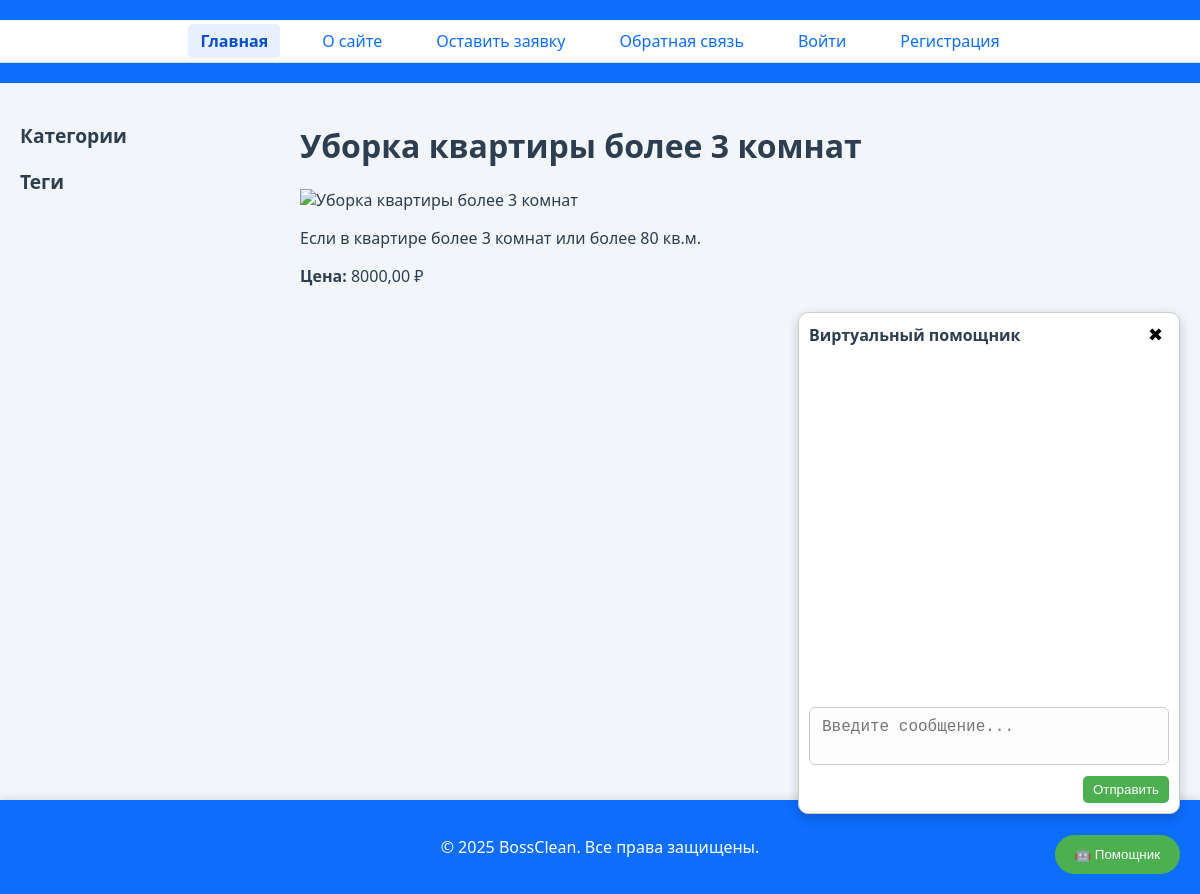
The page /services/slug-4/ on the database as committed earlier.
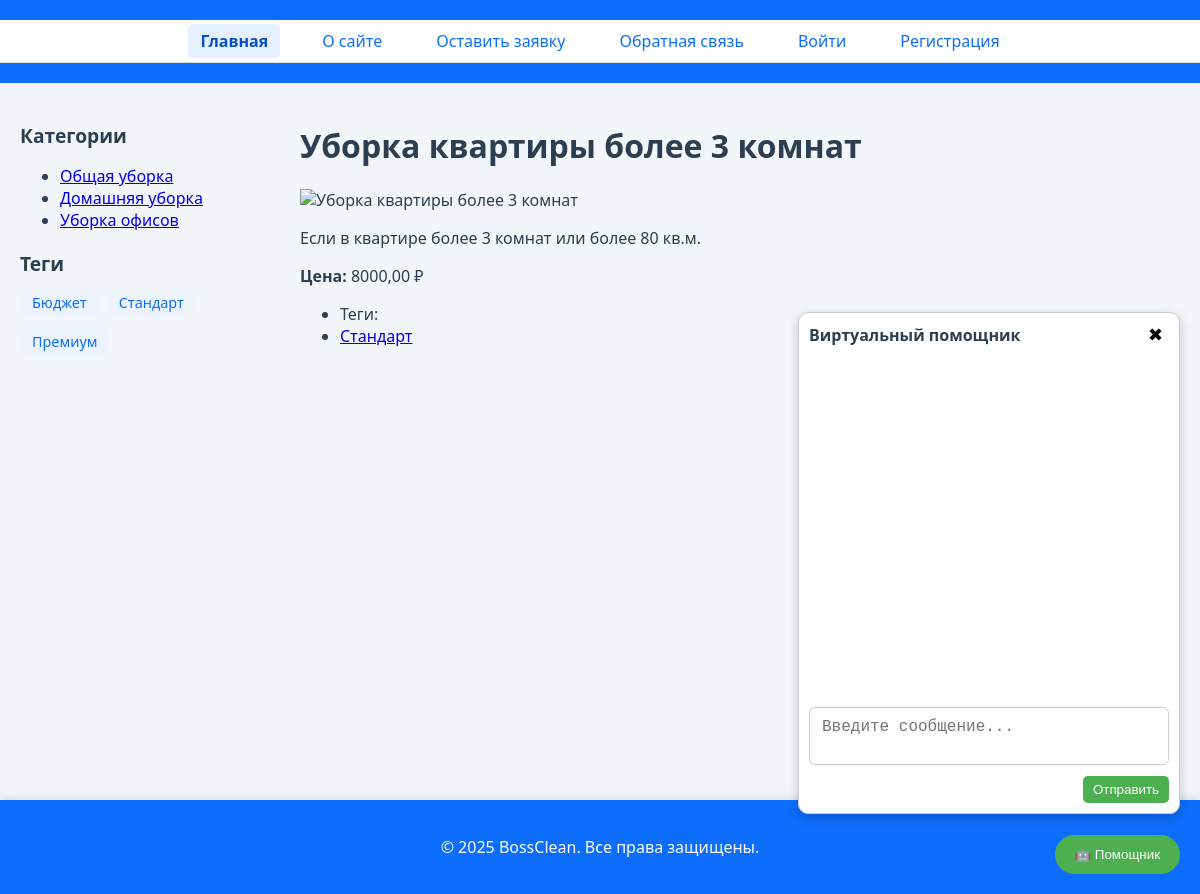
The same page on the database as committed later.
### places/models.py (models this page shows, shortened)
class ServiceCategory(models.Model):
    name = models.CharField(max_length=100, verbose_name='Название категории')
    slug = models.SlugField(unique=True, verbose_name='URL')
    def get_absolute_url(self):
        return reverse('category', kwargs={'cat_slug': self.slug})
    class Meta:
        verbose_name = 'Категория'
        verbose_name_plural = 'Категории'

class TagService(models.Model):
    tag = models.CharField(max_length=100, db_index=True, verbose_name="Название тега")
    slug = models.SlugField(max_length=255, unique=True, db_index=True, verbose_name="URL")
    def get_absolute_url(self):
        return reverse('tag', kwargs={'tag_slug': self.slug})

### places/views.py (the view)
# urls.py: path('services/<slug:service_slug>/', views.show_service, name='service_detail'),
def show_service(request, service_slug):
    service = get_object_or_404(Service, slug=service_slug)
    data = {
        'title': service.name,
        'service': service,
        'active_page': 'home'
    }
    return render(request, 'places/service.html', data)

### places/templatetags/cleaning_tags.py (called while the page is built)
@register.inclusion_tag('places/list_categories.html')
def show_categories(cat_selected=0):
    cats = ServiceCategory.objects.all()
    return {"cats": cats, "cat_selected": cat_selected}

@register.inclusion_tag('places/includes/tag_block.html')
def show_all_tags():
    return {"tags": TagService.objects.all()}

### users/context_processors.py (called while the page is built)
def get_main_menu(request):
    return {'mainmenu': menu}

### places/templates/places/service.html
{% extends 'base.html' %}
{% block content %}
    <h1>{{ title }}</h1>
    {% if service.image %}
        <p><img src="{{ service.image.url }}" alt="{{ service.name }}" style="max-width: 400px;"></p>
    {% endif %}
    <p>{{ service.description }}</p>
    <p><strong>Цена:</strong> {{ service.price }} ₽</p>
    {% with service.tags.all as tags %}
        {% if tags %}
            <ul class="tags-list">
                <li>Теги:</li>
                {% for t in tags %}
                    <li><a href="{{ t.get_absolute_url }}">{{ t.tag }}</a></li>
                {% endfor %}
            </ul>
        {% endif %}
    {% endwith %}
{% endblock %}

### places/templates/places/list_categories.html
<ul class="category-list">
    {% for cat in cats %}
        {% if cat.id == cat_selected %}
            <li class="selected">{{ cat.name }}</li>
        {% else %}
            <li><a href="{{ cat.get_absolute_url }}">{{ cat.name }}</a></li>
        {% endif %}
    {% endfor %}
</ul>

### places/templates/places/includes/tag_block.html
{% if tags %}
<div class="tags">
    {% for t in tags %}
        <a href="{{ t.get_absolute_url }}" class="tag">{{ t.tag }}</a>
    {% endfor %}
</div>
{% endif %}

Rows that differ between the two databases and show on the page:
added ServiceCategory: name "Общая уборка"
added ServiceCategory: name "Домашняя уборка"
added ServiceCategory: name "Уборка офисов"
added TagService: tag "Бюджет", shown under "Теги"
added TagService: tag "Стандарт"
added TagService: tag "Премиум", shown under "Теги"
Other text that changed with them:
text now shown: "Теги:"
